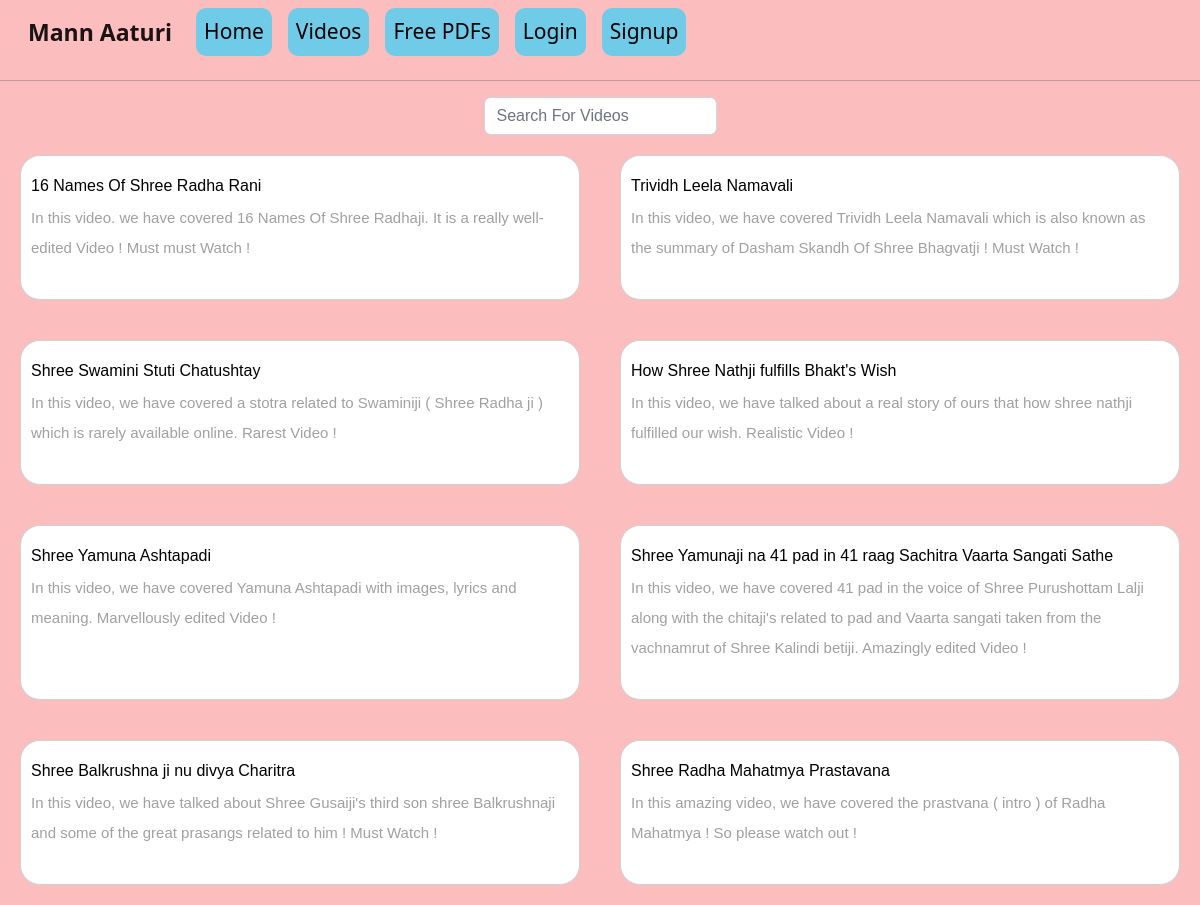
The page /videos on the database its author committed.
### Website/models.py (models this page shows, shortened)
class Video(models.Model):
    Video = EmbedVideoField()
    Title = models.CharField(max_length=100, default="")
    Description = models.TextField(max_length=500, default="")

### Website/views.py (the view)
# urls.py: path('videos', views.Videos),
def Videos(request):
    obj = Video.objects.all()
    return render(request, "Videos.html", {'obj' : obj})

### Website/Templates/Videos.html (shortened to what this page needs)
{% load embed_video_tags %}
{% include 'Basic.html' %}
<link rel="stylesheet" href="https://cdnjs.cloudflare.com/ajax/libs/font-awesome/5.15.4/css/all.min.css"
 />
<body>
    <div class="bx">
        <form class="form-inline search" method="get" action="search">
            <input class="form-control col-lg-10" type="search" placeholder="Search For Videos" name="search"
                aria-label="Search">
        </form>
        <div class="cards">
            {% for i in obj reversed %}
            <div class="card">
                <div class="details">
                    <h6>{{i.Title}}</h6>
                    <p>{{i.Description}}</p>
                </div>
            </div>
            {% endfor %}
        </div>
    </div>
</body>

### Website/Templates/Basic.html (shortened to what this page needs)
<!DOCTYPE html>
<html lang="en">
<head>
    {% load static %}
    {% block css %}
    <link href="https://cdn.jsdelivr.net/npm/bootstrap@5.2.2/dist/css/bootstrap.min.css" rel="stylesheet"
>
    <link rel="stylesheet" href="{% static 'Basic.css' %}">
    {% endblock css %}
    {% if user.is_authenticated %}
    <nav class="navbar navbar-expand-lg navbar-light">
        <b><a class="navbar-brand" href="#">Mann Aaturi</a></b>
        <button class="navbar-toggler" type="button" data-toggle="collapse" data-target="#navbarSupportedContent"
            aria-controls="navbarSupportedContent" aria-expanded="false" aria-label="Toggle navigation">
            <span class="navbar-toggler-icon"></span>
        </button>
        <div class="collapse navbar-collapse navigation1" id="navbarSupportedContent">
            <ul class="navbar-nav mr-auto">
                <li class="nav-item active">
                    <a class="nav-link mx-2" href="/">Home</a>
                </li>
                <li class="nav-item active">
                    <a class="nav-link mx-2" href="/videos">Videos</a>
                </li>
                <li class="nav-item active">
                    <a class="nav-link mx-2" href="/pdfs">Free PDFs</a>
                </li>
                <li class="nav-item active">
                    <a class="nav-link mx-2" href="/contact">Contact Us</a>
                </li>
                <li class="nav-item active">
                    <a class="nav-link mx-2" href="/logout">Logout</a>
                </li>
            </ul>
        </div>
    </nav>
    {% else %}
    <nav class="navbar navbar-expand-lg navbar-light">
        <b><a class="navbar-brand title" href="#">Mann Aaturi</a></b>
        <div class="collapse navbar-collapse navigation2" id="navbarSupportedContent">
            <ul class="navbar-nav mr-auto">
                <li class="nav-item active">
                    <a class="nav-link mx-2" href="/">Home</a>
                </li>
                <li class="nav-item active">
                    <a class="nav-link mx-2" href="/videos">Videos</a>
                </li>
                <li class="nav-item active">
                    <a class="nav-link mx-2" href="/pdfs">Free PDFs</a>
                </li>
                <li class="nav-item active">
                    <a class="nav-link mx-2" href="/login">Login</a>
                </li>
                <li class="nav-item active">
                    <a class="nav-link mx-2" href="/signup">Signup</a>
                </li>
            </ul>
        </div>
    </nav>
    {% endif %}
    <hr>
</head>
</html>

### Website/static/Basic.css (style rules this page uses)
.navigation2 { margin-left: 800px; }
.nav-link { font-size: 21px; background-color: #009bce; border-radius: 10px; color: black; font-weight: 400; }
.navbar-brand { font-size: 23px; margin-left: 28px; }
@media (max-width:1281px) { .navigation1, .navigation2 { margin-left: 0; } }

### Website/Templates/Videos.html (style rules this page uses)
.nav-link { font-size: 21px; background-color: #70cbe9; border-radius: 10px; }
.navbar-brand { font-size: 23px; }
.search { margin-top: 00px; }
body { background-color: rgb(251, 189, 189); }
* { padding: 0; margin: 0; box-sizing: border-box; }
.bx { background-color: rgb(251, 189, 189); height: 100vh; display: grid; place-items: center center; font-family: 'Poppins', sans-serif; }
.cards { display: grid; grid-template-columns: repeat(auto-fit, minmax(400px, 1fr)); padding: 20px; grid-gap: 40px; }
.card { background-color: white; border-radius: 20px; }
.details { padding: 20px 10px; color: black; }
.details { padding: 20px 10px; }
.details>p { color: #a0a0a0; font-size: 15px; line-height: 30px; font-weight: 400; }

### rows shown on the page
Video: Title "16 Names Of Shree Radha Rani", Description "In this video. we have covered 16 Names Of Shree Radhaji. It is a really well-edited Video ! Must must Watch !"
Video: Title "Trividh Leela Namavali", Description "In this video, we have covered Trividh Leela Namavali which is also known as the summary of Dasham Skandh Of Shree Bhagvatji ! Must Watch !"
Video: Title "Shree Swamini Stuti Chatushtay", Description "In this video, we have covered a stotra related to Swaminiji ( Shree Radha ji ) which is rarely available online. Rarest Video !"
Video: Title "How Shree Nathji fulfills Bhakt's Wish", Description "In this video, we have talked about a real story of ours that how shree nathji fulfilled our wish. Realistic Video !"
Video: Title "Shree Yamuna Ashtapadi", Description "In this video, we have covered Yamuna Ashtapadi with images, lyrics and meaning. Marvellously edited Video !"
Video: Title "Shree Yamunaji na 41 pad in 41 raag Sachitra Vaarta Sangati Sathe", Description "In this video, we have covered 41 pad in the voice of Shree Purushottam Lalji along with the chitaji's related to pad and Vaarta sangati taken from the vachnamrut of Shree Kalindi betiji. Amazingly edited Video !"
Video: Title "Shree Balkrushna ji nu divya Charitra", Description "In this video, we have talked about Shree Gusaiji's third son shree Balkrushnaji and some of the great prasangs related to him ! Must Watch !"
Video: Title "Shree Radha Mahatmya Prastavana", Description "In this amazing video, we have covered the prastvana ( intro ) of Radha Mahatmya ! So please watch out !"
